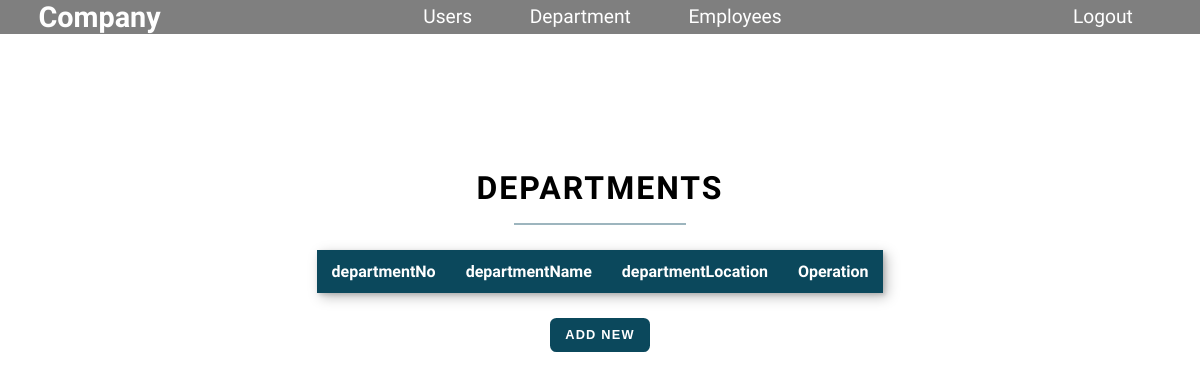
The page /department.php on the database as committed earlier.
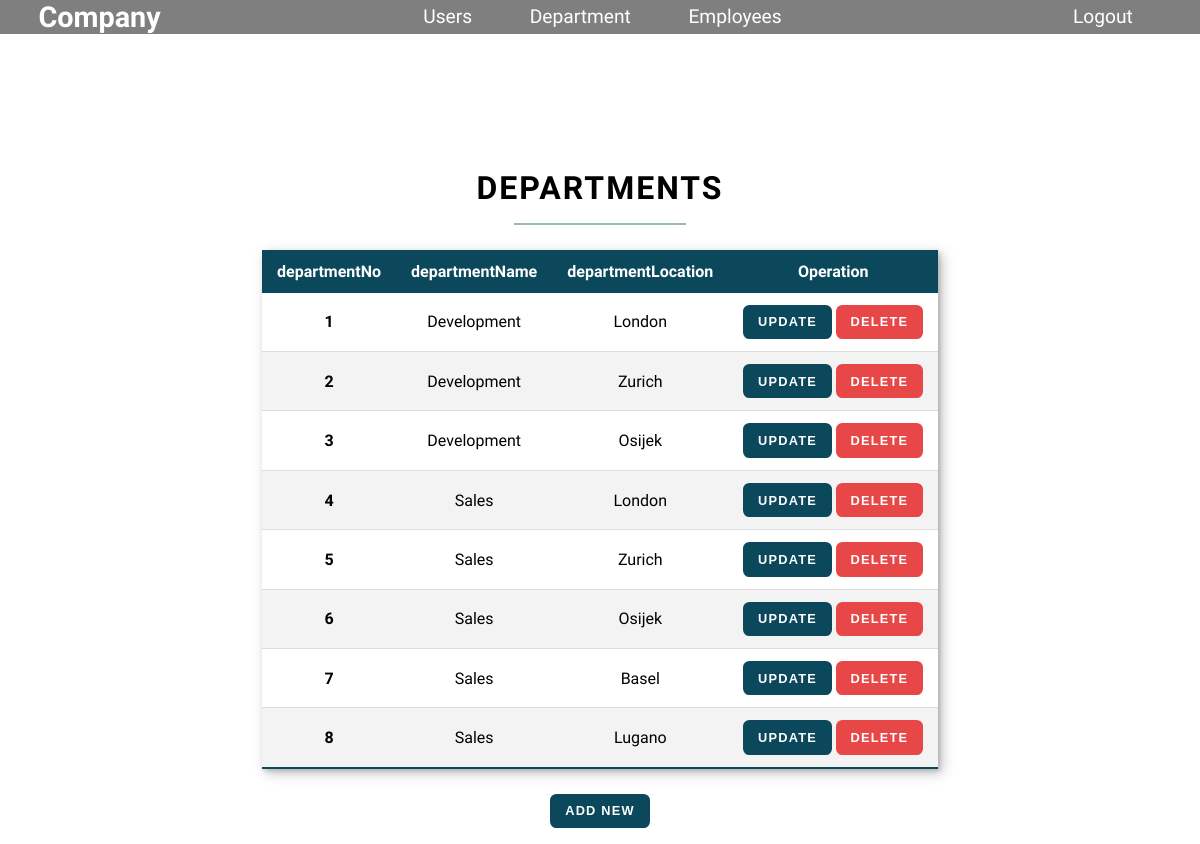
The same page on the database as committed later.
### tables this page shows
CREATE TABLE `department` (
  `departmentNo` int(11) NOT NULL,
  `departmentName` varchar(20) NOT NULL,
  `departmentLocation` varchar(20) NOT NULL
);

### department.php (the view)
<?php include('header.php'); ?>
<section class="table-container">
    <h1>Departments</h1>
    <div>
    <table class="styled-table">
    <thead>
        <tr>
            <th>departmentNo</th>
            <th>departmentName</th>
            <th>departmentLocation</th>
            <th>Operation</th>
        </tr>
    </thead>
    <tbody>
    <?php
    $sql = "SELECT * FROM `department`";
    $result = mysqli_query($conn, $sql);
    if($result){
        while ($row = mysqli_fetch_assoc($result)){
            $id = $row['departmentNo'];
            $name = $row['departmentName'];
            $location = $row['departmentLocation'];
            echo ' <tr>
            <th scope=row>'.$id.'</th>
            <td>'.$name.'</td>
            <td>'.$location.'</td>
            <td>
            <button class="btn btn--primary" type="submit" name="update"><a href="update.php?updatedep='.$id.'">UPDATE</a></button>
            <button class="btn btn--secondary" type="submit" name="delete"><a href="delete.php?deletedep='.$id.'">DELETE</a></button>
            </td>
        </tr>';
        }
    }
    ?>
    </tbody>
</table>
    </div>
    <button class="btn btn--primary" type="submit" name=newDepartment><a href="addDepartment.php">Add new</a></button>
    </section>

### header.php (shortened to what this page needs)
<!DOCTYPE html>
<html lang="en">
<head>
    <link rel="stylesheet" href="css/main.css">
</head>
<body>
<header class="header">
          <nav class="nav">
          <div>
            <h2>Company</h2>
            </div>
            <div>
            <ul class=" nav-links">
                <li><a href="users.php" class="nav-link">Users</a></li>
                <li><a href="department.php" class="nav-link">Department</a></li>
                <li><a href="employee.php"class="nav-link">Employees</a></li>
            </ul>
            </div>
            <div>
            <a href="login.php" class="nav-link">Logout</a>
            </div>
          </nav>
</header>

### css/main.css (style rules this page uses)
*, *::before, *::after { -webkit-box-sizing: border-box; box-sizing: border-box; margin: 0; padding: 0; scroll-behavior: smooth; }
body { text-align: center; font-family: "K2D", sans-serif; }
ul { margin: 0; padding: 0; list-style: none; list-style-type: none; }
a { text-decoration: none; color: white; }
h1, h2, h3, h4, h5, h6, p { margin: 0; }
h1 { font-size: 2rem; font-weight: 700; line-height: 1.15; text-transform: uppercase; letter-spacing: 2px; }
h1::after { content: ''; display: block; height: 2px; width: 70%; background: #0B485C; opacity: 0.4; margin: 1rem auto; }
.nav { width: 100%; display: -webkit-box; display: -ms-flexbox; display: flex; -webkit-box-pack: justify; -ms-flex-pack: justify; justify-content: space-between; -webkit-box-align: center; -ms-flex-align: center; align-items: center; color: #ffffff; font-size: 1.2rem; padding: 0 2em; -webkit-transition: all ease-in-out 250ms; transition: all ease-in-out 250ms; background-color: rgba(0, 0, 0, 0.5); -webkit-backdrop-filter: blur(20px) saturate(10%); backdrop-filter: blur(20px) saturate(10%); z-index: 10; }
.nav .nav-links { display: -webkit-box; display: -ms-flexbox; display: flex; -webkit-box-pack: justify; -ms-flex-pack: justify; justify-content: space-between; }
.nav a { padding: 0.8em 1.5em; }
.table-container { width: 80%; margin: 0 auto; margin-top: 10%; justify-items: center; -webkit-box-align: center; -ms-flex-align: center; align-items: center; padding: 1em; }
.styled-table { border-collapse: collapse; margin: 25px auto; width: 100%; -webkit-box-shadow: 0.25em 0.25em 0.75em rgba(0, 0, 0, 0.25), 0.125em 0.125em 0.25em rgba(0, 0, 0, 0.15); box-shadow: 0.25em 0.25em 0.75em rgba(0, 0, 0, 0.25), 0.125em 0.125em 0.25em rgba(0, 0, 0, 0.15); }
.styled-table thead tr { background-color: #0B485C; color: #ffffff; }
.styled-table th, .styled-table td { padding: 12px 15px; }
.styled-table tbody tr { border-bottom: 1px solid #dddddd; }
.styled-table tbody tr:nth-of-type(even) { background-color: #f3f3f3; }
.styled-table tbody tr:last-of-type { border-bottom: 2px solid #0B485C; }
.btn { display: inline-block; padding: 0.6em 1em; text-transform: uppercase; text-decoration: none; border-radius: 0.5em; -webkit-transition: all linear 200ms; transition: all linear 200ms; cursor: pointer; font-size: 0.8rem; letter-spacing: 1.2px; color: #ffffff !important; font-weight: 700; }
.btn--primary { background-color: #0B485C; border: 2px solid #0B485C; }
.btn--secondary { background-color: #E84747; border: 2px solid #E84747; color: #ffffff; font-weight: 700; }

Rows that differ between the two databases and show on the page:
added department: departmentNo "1", departmentName "Development", departmentLocation "London"
added department: departmentNo "2", departmentName "Development", departmentLocation "Zurich"
added department: departmentNo "3", departmentName "Development", departmentLocation "Osijek"
added department: departmentNo "4", departmentName "Sales", departmentLocation "London"
added department: departmentNo "5", departmentName "Sales", departmentLocation "Zurich"
added department: departmentNo "6", departmentName "Sales", departmentLocation "Osijek"
added department: departmentNo "7", departmentName "Sales", departmentLocation "Basel"
added department: departmentNo "8", departmentName "Sales", departmentLocation "Lugano"
